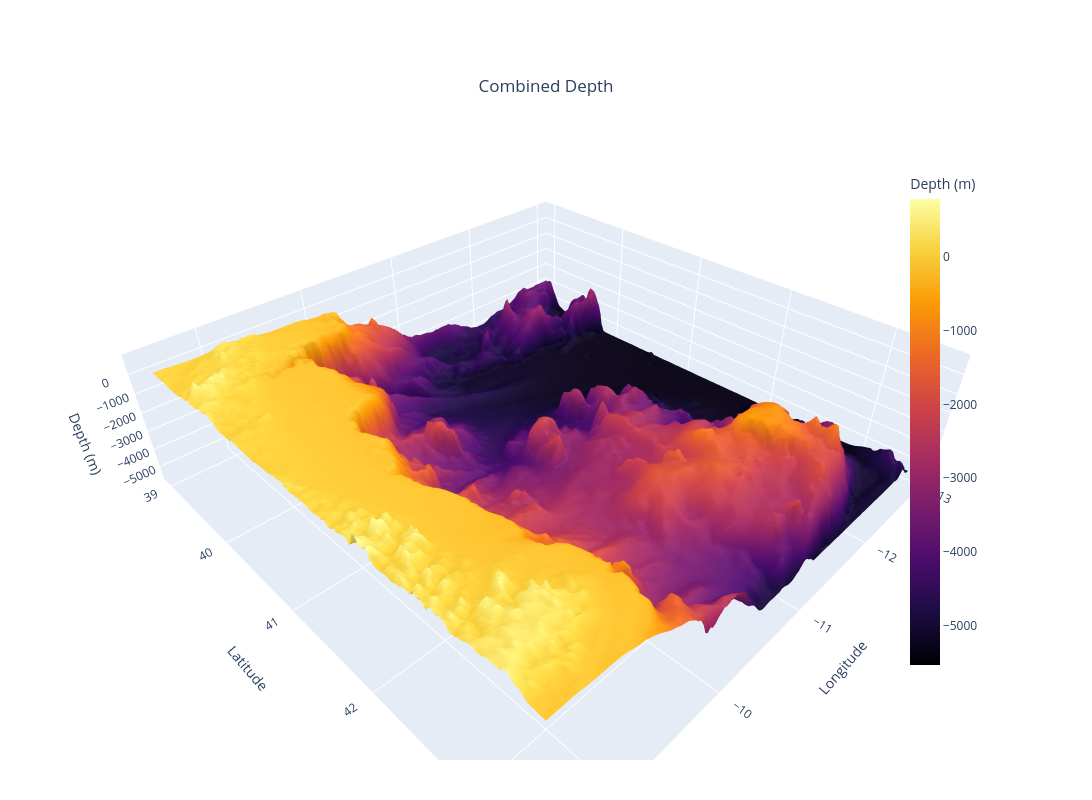

Notebook cell for this chart:
### Code cell
import xarray as xr
import numpy as np
import plotly.graph_objects as go

file_path = "V2/new_dAtA/cmems_GEBCO_resampled_new.nc"

try:
    ds_combined = xr.open_dataset(file_path)
except FileNotFoundError:
    print(f"Error: The file was not found at '{file_path}'")
    print("Please make sure the file path is correct.")
    exit()


lat = ds_combined['latitude'].values
lon = ds_combined['longitude'].values
depth = ds_combined['deptho'].values


lon_grid, lat_grid = np.meshgrid(lon, lat)

# if 'mask' in ds_combined:
#     mask = ds_combined['mask'].values
#     # Ensure mask has the same dimensions as depth before applying
#     if mask.shape == depth.shape:
#         depth = np.where(mask == 1, depth, np.nan)
#     else:
#         print("Warning: Mask shape does not match depth shape. Mask will not be applied.")

surface_trace = go.Surface(
    x=lon_grid,
    y=lat_grid,
    z=-depth,
    colorscale='inferno',
    connectgaps=False,  # Important for handling the land mask (NaNs)
    colorbar=dict(
        title='Depth (m)',
        len=0.75,
        x=0.85
    )
)
fig = go.Figure(data=[surface_trace])
fig.update_layout(
    height=800,
    width=1600,
    title={
        'text': 'Combined Depth',
        'y':0.9,
        'x':0.5,
        'xanchor': 'center',
        'yanchor': 'top'
    },
    scene=dict(
        xaxis_title='Longitude',
        yaxis_title='Latitude',
        zaxis_title='Depth (m)',
        # Set aspect ratio to make the plot look more natural
        aspectratio=dict(x=1.5, y=1.5, z=0.4)
    ),
    margin=dict(l=40, r=40, b=40, t=80) # Adjust margins
)

fig.show()

### Figure 1 — Plotly figure (JSON) as saved in the notebook; plotly's stock layout.template omitted (floating-point values rounded to 4 significant figures; data arrays with more than 128 entries replaced by an {"elided": "..."} marker saying what was removed)
{"data": [{"colorbar": {"len": 0.75, "title": {"text": "Depth (m)"}, "x": 0.85}, "colorscale": [[0, "#000004"], [0.1111, "#1b0c41"], [0.2222, "#4a0c6b"], [0.3333, "#781c6d"], [0.4444, "#a52c60"], [0.5556, "#cf4446"], [0.6667, "#ed6925"], [0.7778, "#fb9b06"], [0.8889, "#f7d13d"], [1, "#fcffa4"]], "connectgaps": false, "type": "surface", "x": {"elided": "162x162 float values"}, "y": {"elided": "162x162 float values"}, "z": {"elided": "162x162 float values"}}], "layout": {"height": 800, "margin": {"b": 40, "l": 40, "r": 40, "t": 80}, "scene": {"aspectratio": {"x": 1.5, "y": 1.5, "z": 0.4}, "xaxis": {"title": {"text": "Longitude"}}, "yaxis": {"title": {"text": "Latitude"}}, "zaxis": {"title": {"text": "Depth (m)"}}}, "title": {"text": "Combined Depth", "x": 0.5, "xanchor": "center", "y": 0.9, "yanchor": "top"}, "width": 1600}}
